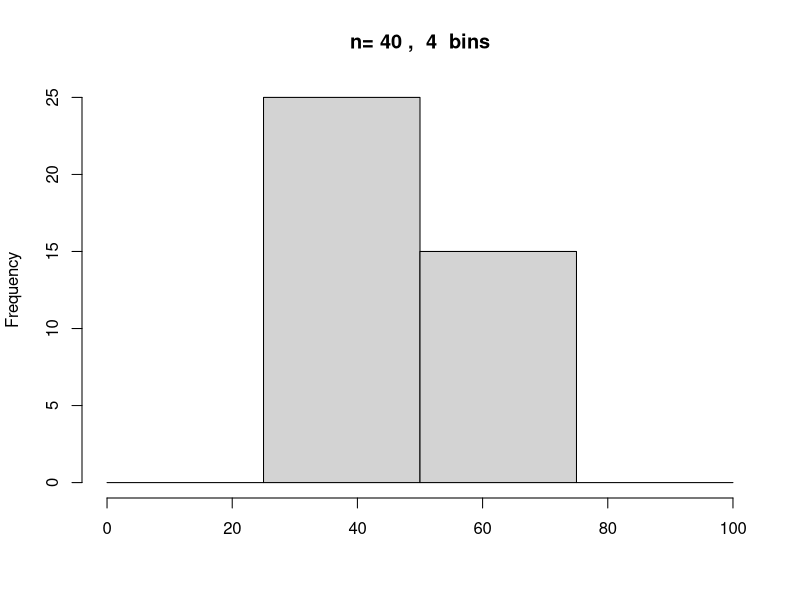
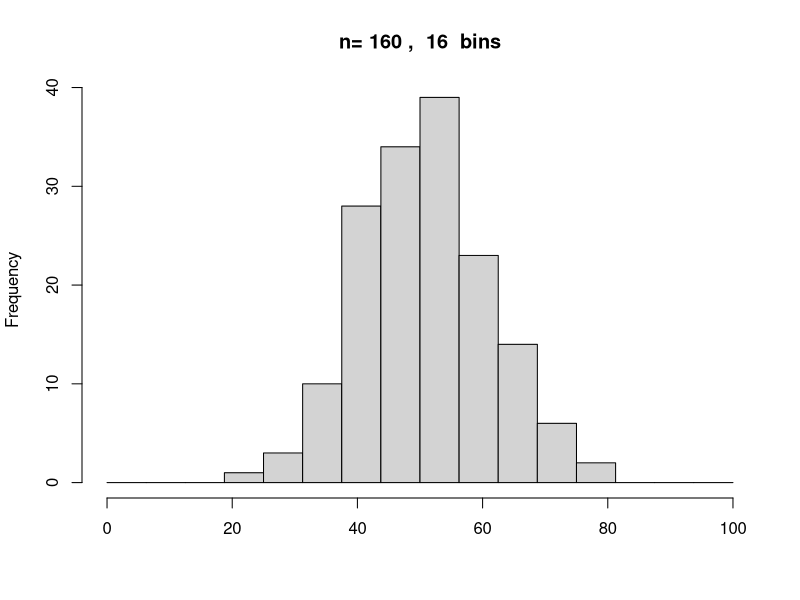
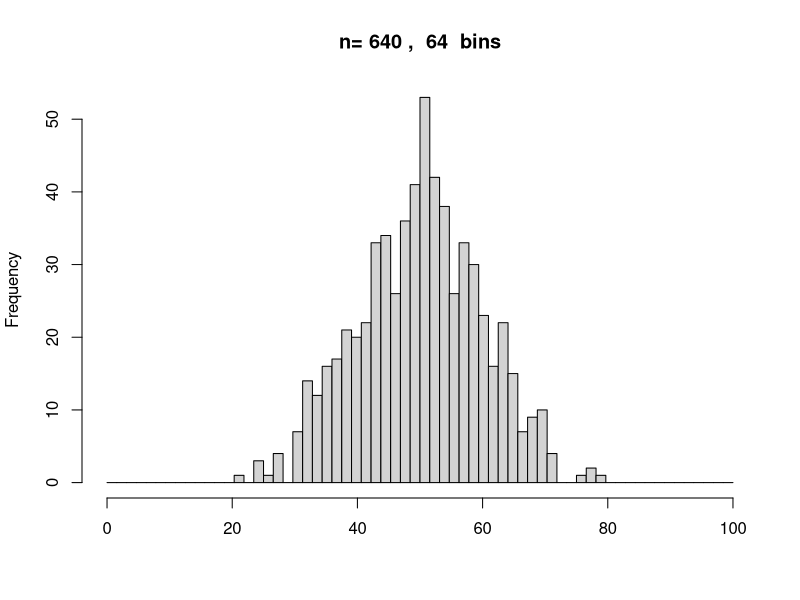
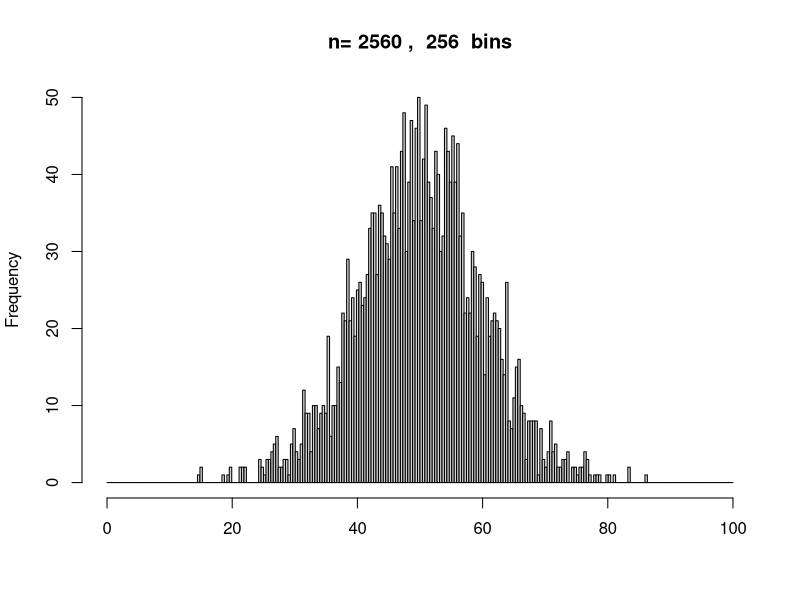
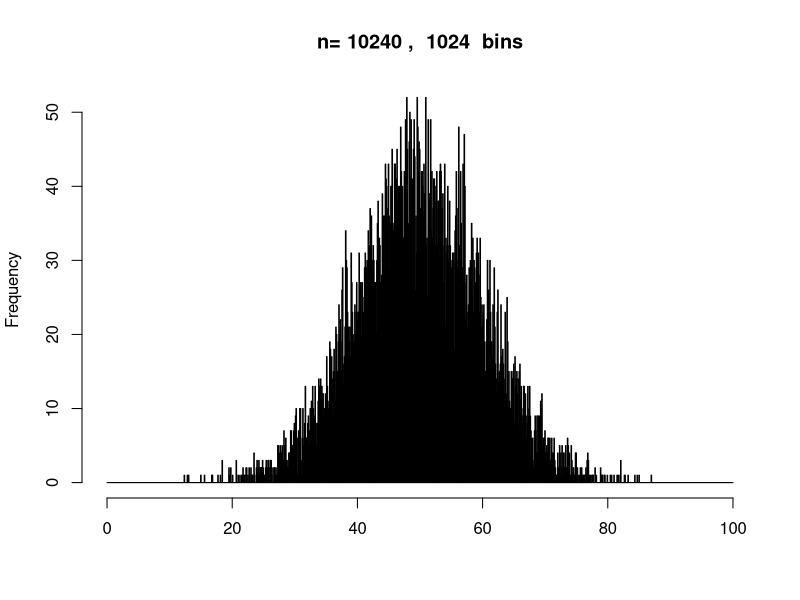
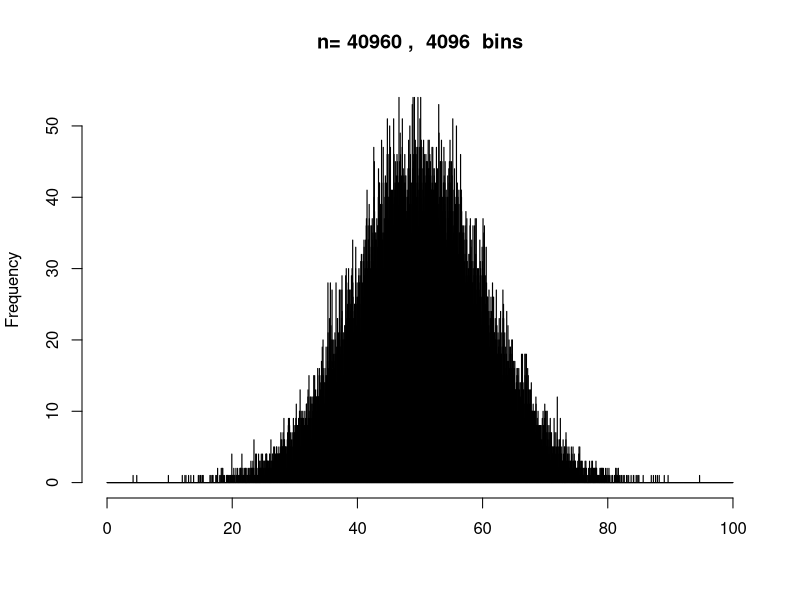
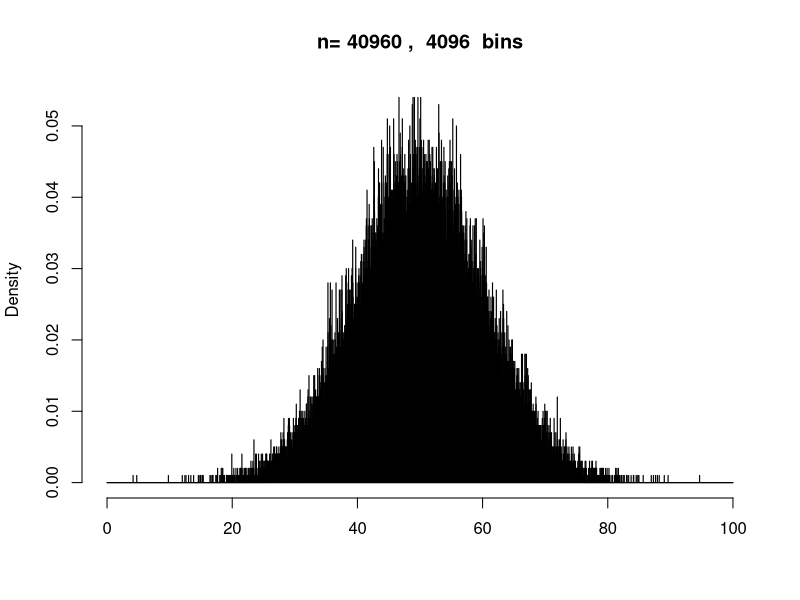
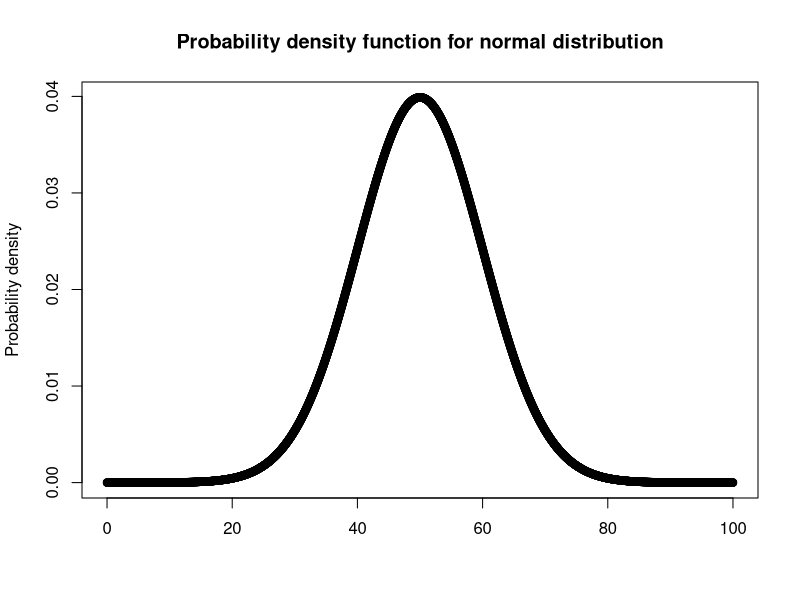

Recreate these plots in R, in order.
# for increasing sample size and bucket count, create histogram
#---------------------
for (i in 1:5 ) {
  j = 4 ^ i
  # name file
  png(file = paste("freq_hist_", i, ".png", sep=""))
  
  hist(rnorm(n = j * 10, mean = 50, sd = 10), breaks = seq(0, 100, length = j + 1), main=paste("n=", j * 10, ", " , j, " bins"), xlab = "")
  
  # save
  dev.off()
}

# for the final histogram, create histograms both with frequencies and with densities
#---------------------
i = 6
j = 4 ^ i
final_data = rnorm(n = j * 10, mean = 50, sd = 10)

# name file
png(file = paste("freq_hist_", i, ".png", sep=""))
hist(final_data, breaks = seq(0, 100, length = j + 1), main=paste("n=", j * 10, ", " , j, " bins"), xlab = "")
dev.off()

# name file
png(file = paste("dens_hist_", i, ".png", sep=""))
hist(final_data, breaks = seq(0, 100, length = j + 1), main=paste("n=", j * 10, ", " , j, " bins"), xlab = "", freq = FALSE)
dev.off()

# plot normal distribution
#--------------------------------
x = seq(0, 100, length = j + 1)
normal_data = dnorm(x, mean = 50, sd = 10, log = FALSE)
png(file = "pdf_norm.png")
plot(x, normal_data, main=paste("Probability density function for normal distribution"), xlab = "", ylab = "Probability density")
dev.off()
